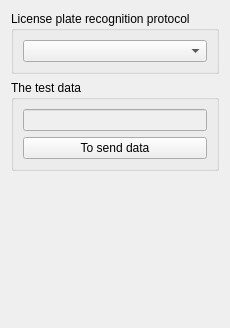
         <widget class="QWidget" name="tab_One_Channel_Plate">
          <attribute name="title">
           <string>Plate</string>
          </attribute>
          <layout class="QGridLayout" name="gridLayout_31">
           <item row="0" column="0">
            <widget class="QGroupBox" name="groupBox_15">
             <property name="title">
              <string>License plate recognition protocol</string>
             </property>
             <layout class="QGridLayout" name="gridLayout_29">
              <item row="0" column="0">
               <widget class="QComboBox" name="comboBox_7"/>
              </item>
             </layout>
            </widget>
           </item>
           <item row="1" column="0">
            <widget class="QGroupBox" name="groupBox_16">
             <property name="title">
              <string>The test data</string>
             </property>
             <layout class="QGridLayout" name="gridLayout_30">
              <item row="0" column="0">
               <widget class="QLineEdit" name="lineEdit_14">
                <property name="enabled">
                 <bool>false</bool>
                </property>
               </widget>
              </item>
              <item row="1" column="0">
               <widget class="QPushButton" name="pushButton_4">
                <property name="text">
                 <string>To send data</string>
                </property>
               </widget>
              </item>
             </layout>
            </widget>
           </item>
           <item row="2" column="0">
            <spacer name="verticalSpacer_10">
             <property name="orientation">
              <enum>Qt::Vertical</enum>
             </property>
             <property name="sizeHint" stdset="0">
              <size>
               <width>20</width>
               <height>146</height>
              </size>
             </property>
            </spacer>
           </item>
          </layout>
         </widget>
